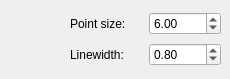
        <widget class="QWidget" name="tab_14">
         <attribute name="title">
          <string>Lines and points</string>
         </attribute>
         <widget class="QWidget" name="layoutWidget">
          <property name="geometry">
           <rect>
            <x>70</x>
            <y>10</y>
            <width>151</width>
            <height>60</height>
           </rect>
          </property>
          <layout class="QGridLayout" name="gridLayout_9">
           <item row="1" column="1">
            <widget class="QDoubleSpinBox" name="linewidth_3D_spinBox">
             <property name="singleStep">
              <double>0.100000000000000</double>
             </property>
             <property name="value">
              <double>0.800000000000000</double>
             </property>
            </widget>
           </item>
           <item row="0" column="1">
            <widget class="QDoubleSpinBox" name="point_size_3D_spinBox">
             <property name="singleStep">
              <double>0.100000000000000</double>
             </property>
             <property name="value">
              <double>6.000000000000000</double>
             </property>
            </widget>
           </item>
           <item row="1" column="0">
            <widget class="QLabel" name="label_36">
             <property name="text">
              <string>Linewidth:</string>
             </property>
            </widget>
           </item>
           <item row="0" column="0">
            <widget class="QLabel" name="label_35">
             <property name="text">
              <string>Point size:</string>
             </property>
            </widget>
           </item>
          </layout>
         </widget>
        </widget>
